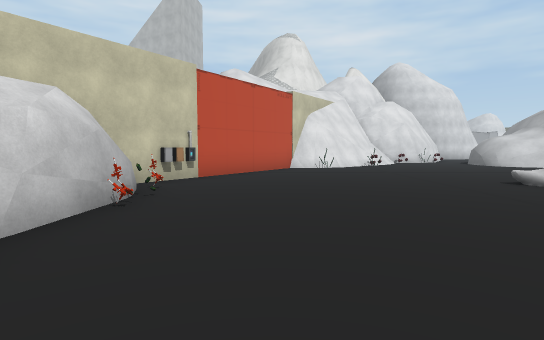
View 1 (above)

19 first-person views from a walk through a 3-D level made in the Unity game engine. The camera is 1.4 m above the floor, tilts 4° down and sees 80° across. The floor is counted in squares, 2 m on a side. Each view is taken from the middle of a square. On the plan, view 1 faces up. The plan holds only what a view shows up to about 10 squares ahead; the rest is blank. The place goes on beyond the plan. The player is left out. Some surface patterns are stand-ins.

View 2
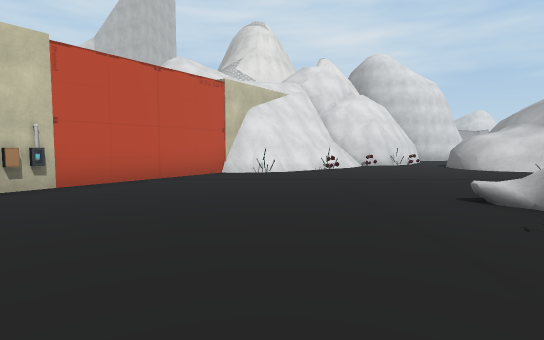

View 3
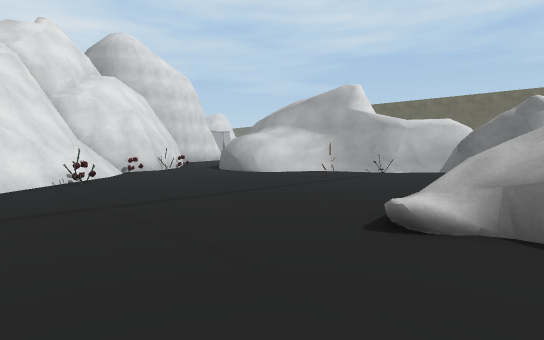

View 4
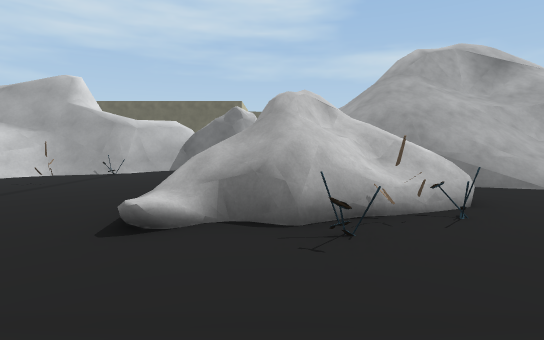

View 5
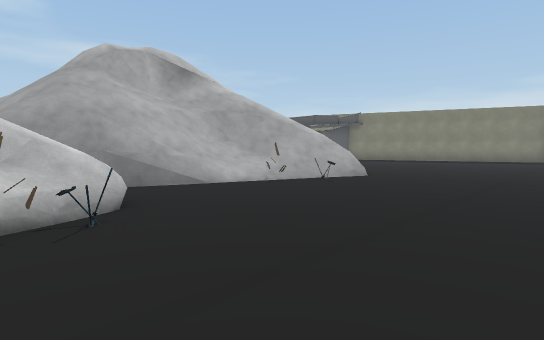

View 6
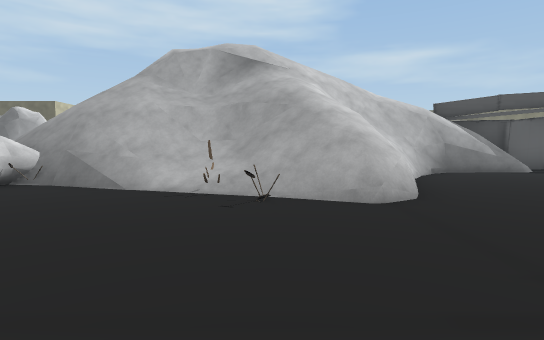

View 7
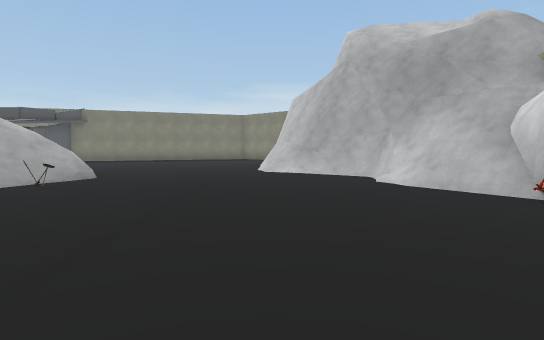

View 8
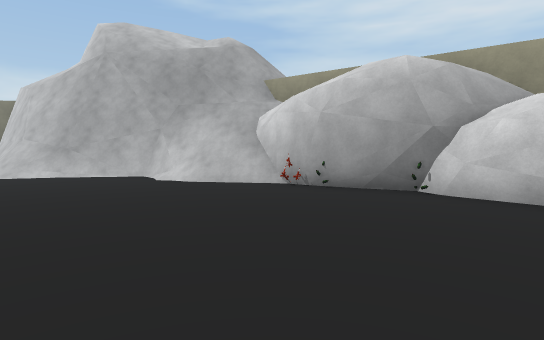

View 9
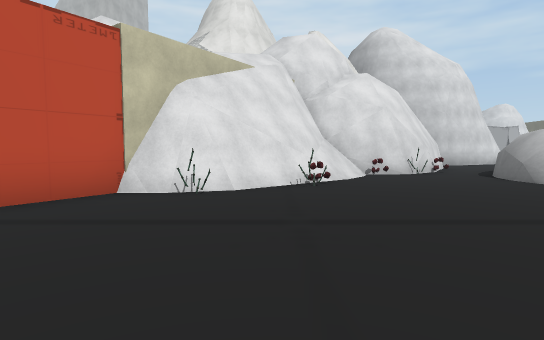

View 10
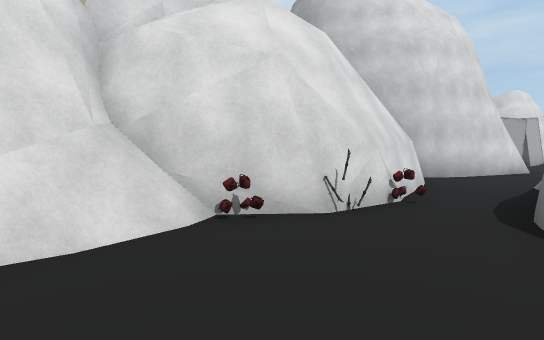

View 11
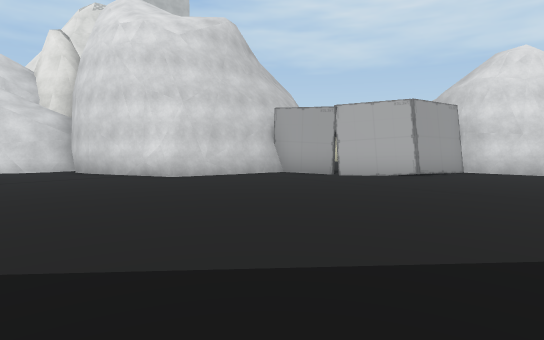

View 12
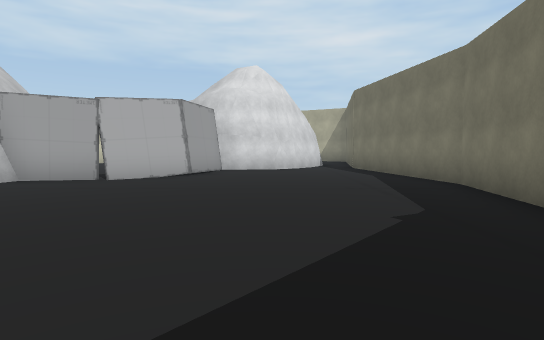

View 13
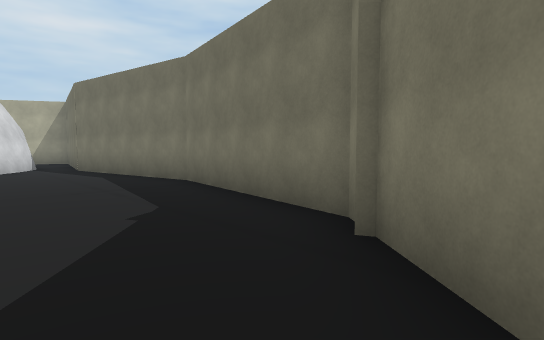

View 14
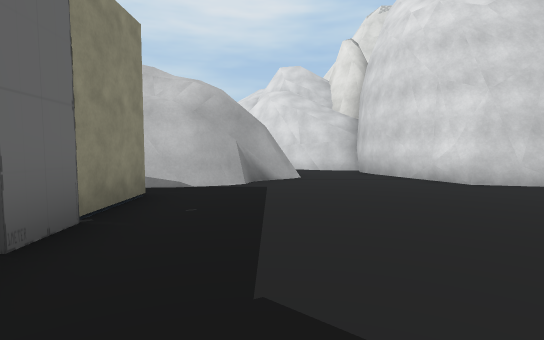

View 15
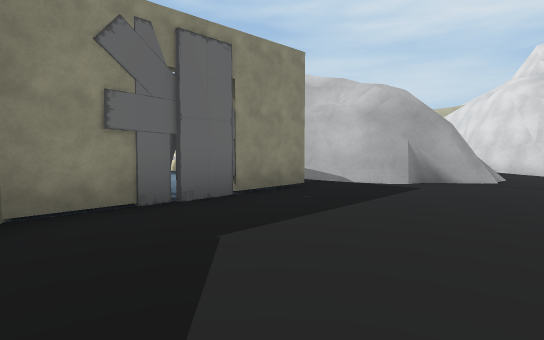

View 16
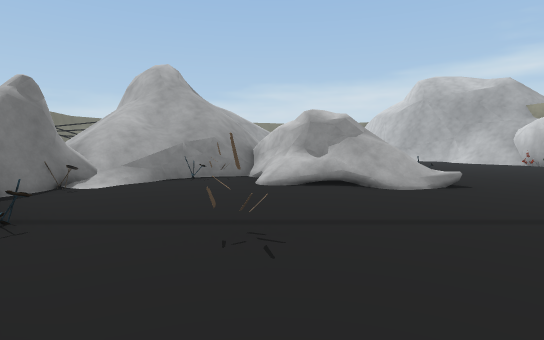

View 17
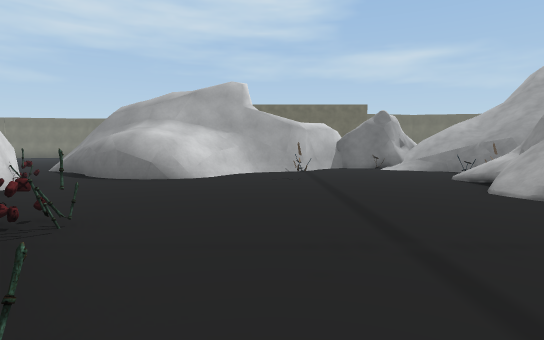

View 18
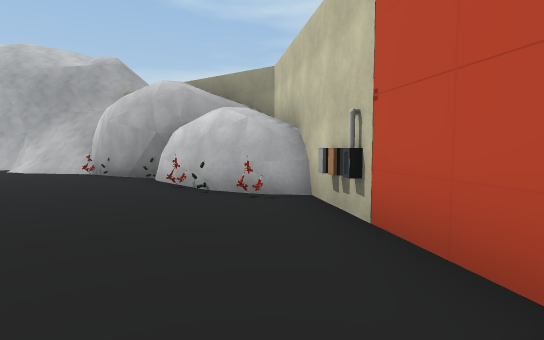

View 19
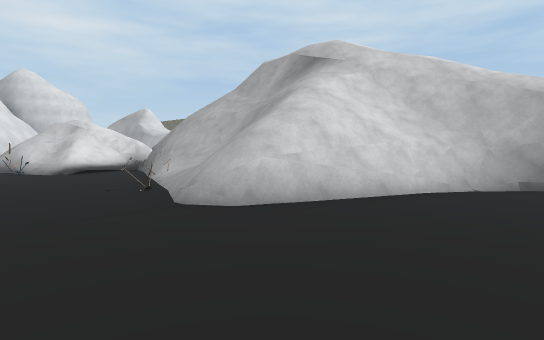

### Floor plan
Key: @ floor where view 1 was taken; # wall or solid block; . floor; / step, stairs or slope; = window, fence, low wall or low ledge; ^ raised ledge; v drop or lower ground; G gun; P pipe; O other object.
Columns run from 5 left of view 1 to 23 right of it. Each row starts with its distance up from view 1.
 27                       ####.#
 26                       #....#
 25                       #....##
 24                      ##.....#
 23                   ####......#
 22                   #.........#
 21                   #.........#
 20                 ###.........#
 19               ###..........##
 18              ##............#
 17              #.............#
 16             ##..=#........##
 15          ####..####......
 14          #//P.###########
 13         ##....#####
 12       ###P....###
 11      ##P.......##
 10      #.........=#
  9     #........#..##
  8    #.............#
  7   ^O.............#
  6   #G......////../#
  5  ##.......=/==.=//
  4  # G......=v==##///
  3 ^###.......==#/////
  2  ^ #.........#///v=
  1  ^ #.........=////
  0  ^ O.@......./=/#/
 -1  ^##/.......#/v/#/
 -2  ^=//......=//=///=
 -3  ##//......///////
 -4   ####......=///=/
 -5     ###/...../=/#/
 -6       #/......./#/
 -7       ##........#=

Where each view was taken, in squares from view 1:
view 1: 0 up, 0 right, facing up
view 2: 2 up, 2 right, facing up
view 3: 5 up, 2 right, facing up-right
view 4: 5 up, 2 right, facing right
view 5: 4 up, 2 right, facing down-right
view 6: 2 down, 2 right, facing right
view 7: 4 up, 2 right, facing down
view 8: 4 up, 3 right, facing down-left
view 9: 6 up, 3 right, facing up
view 10: 11 up, 6 right, facing up
view 11: 16 up, 20 right, facing up-left
view 12: 16 up, 19 right, facing up
view 13: 16 up, 19 right, facing up-right
view 14: 16 up, 19 right, facing left
view 15: 18 up, 19 right, facing down-left
view 16: 12 up, 8 right, facing down
view 17: 10 up, 1 right, facing right
view 18: 9 up, 1 right, facing down-left
view 19: 7 down, 4 right, facing up-right
